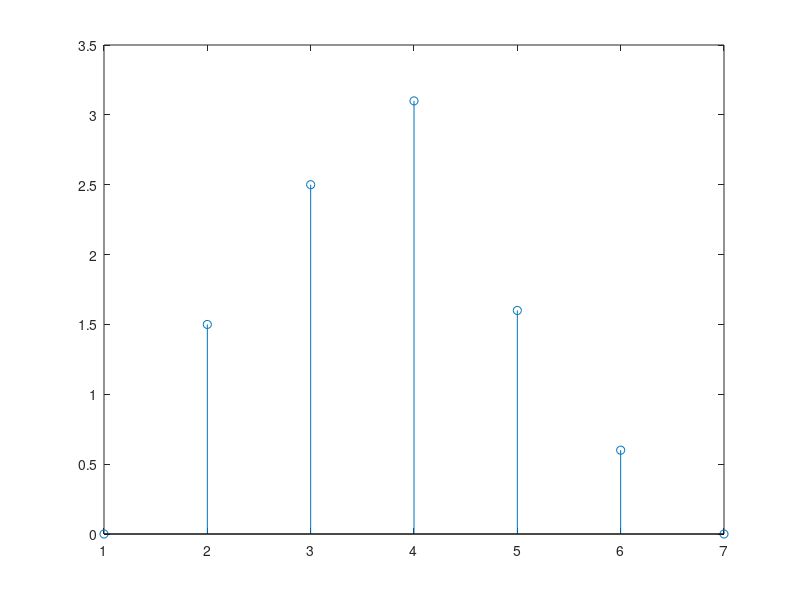
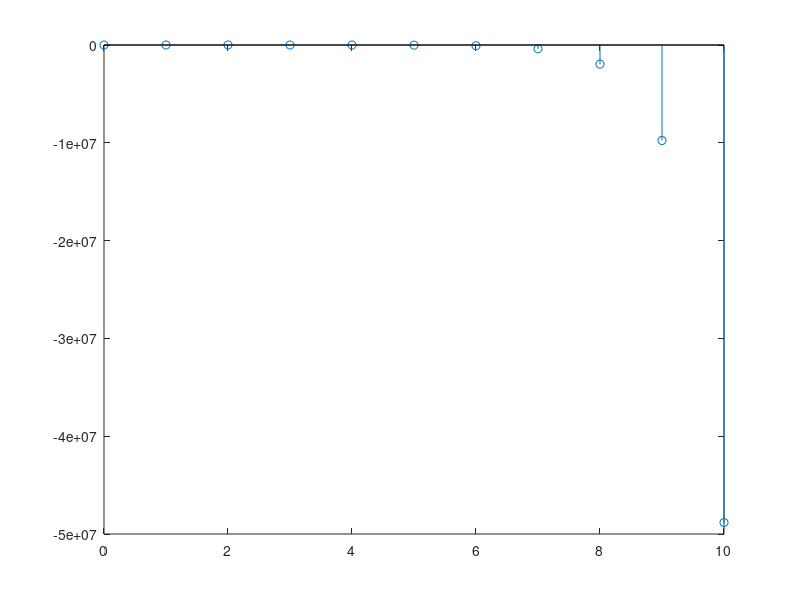
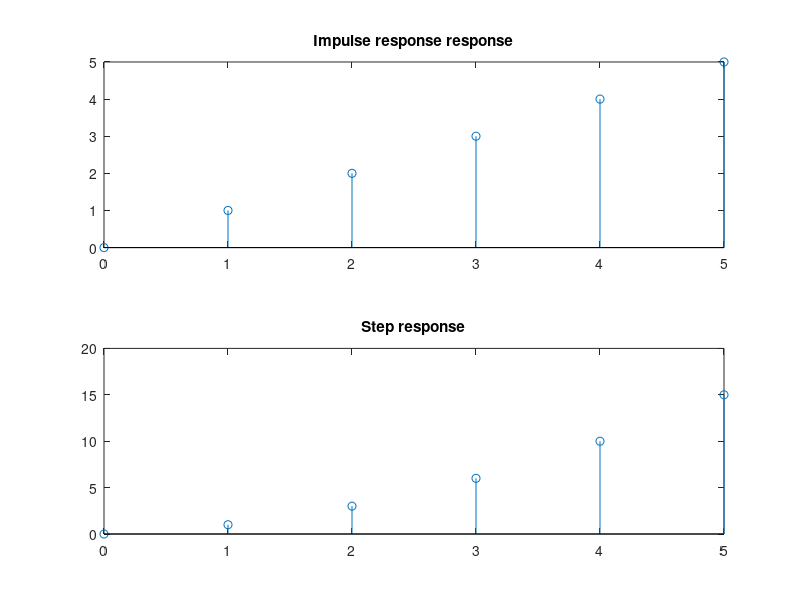

Reproduce these figures in MATLAB, in order.
%3
xn = [0 1 1 1 0];
hn = [1.5 1 0.6];
n = -10:1:10;
y = conv(xn,hn)
figure
stem(y);
%1
a = [-0.2 1 0];
delta = [1 zeros(1,10)];
yn = filter(1,a,delta)
figure
stem(0:1:10,yn)
%2
filtH = filter([0 1 2 3 4 5],1,[1 0 0 0 0 0]);
figure
subplot(2,1,1)
stem(0:5,filtH)
title('Impulse response response');
subplot(2,1,2)
filtu = filter([0 1 2 3 4 5],1,ones(1,6));
stem(0:5,filtu)
title('Step response');

